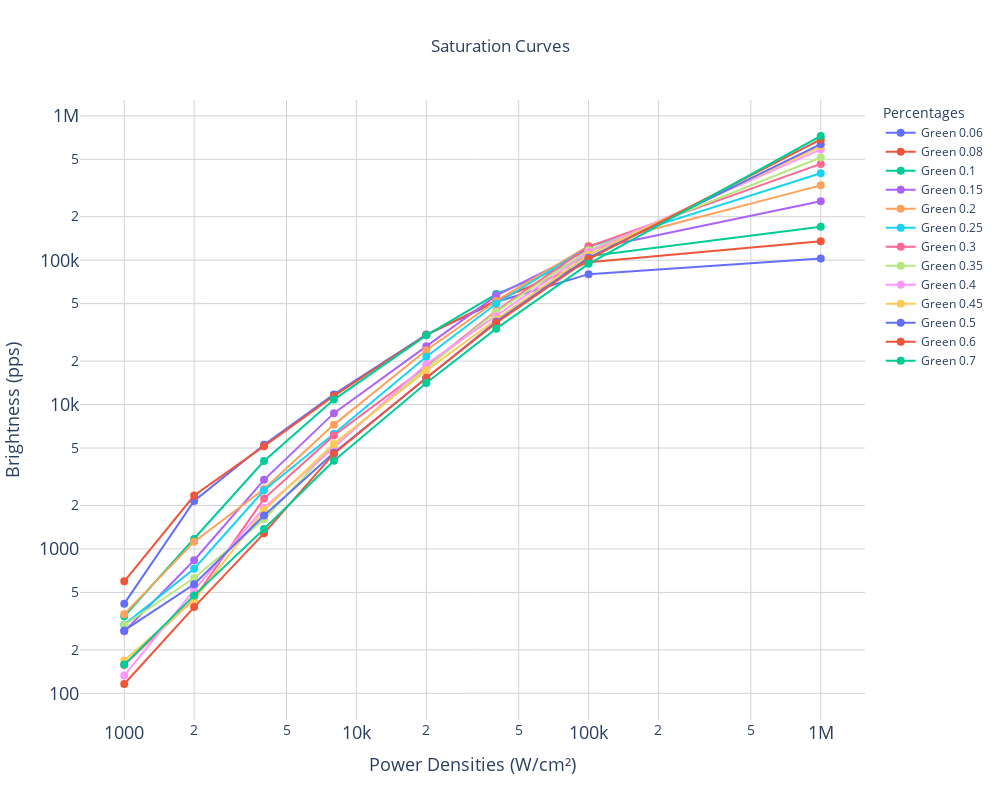

Source (notebook cell):
### Code cell
from SaturationCurves import SaturationPlot

file_path = 'myC_05_10_2024_2.pkl'

with open(file_path, 'rb') as f:
    data = pickle.load(f)

plot = SaturationPlot(data)
plot.generate_plot(output_file='saturation_plot.html')

### Figure 1 — Plotly figure (JSON) as saved in the notebook; plotly's stock layout.template omitted (floating-point values rounded to 4 significant figures)
{"data": [{"marker": {"size": 8}, "mode": "lines+markers", "name": "Green 0.06", "type": "scatter", "x": [1000, 2000, 4000, 8000, 20000, 40000, 100000, 1000000], "y": [418.0, 2147.0, 5273.0, 11750.0, 30560.0, 51330.0, 80050.0, 102800.0]}, {"marker": {"size": 8}, "mode": "lines+markers", "name": "Green 0.08", "type": "scatter", "x": [1000, 2000, 4000, 8000, 20000, 40000, 100000, 1000000], "y": [597.2, 2344.0, 5153.0, 11480.0, 30320.0, 52570.0, 96920.0, 135300.0]}, {"marker": {"size": 8}, "mode": "lines+markers", "name": "Green 0.1", "type": "scatter", "x": [1000, 2000, 4000, 8000, 20000, 40000, 100000, 1000000], "y": [341.6, 1173.0, 4063.0, 10820.0, 30170.0, 58270.0, 106700.0, 170500.0]}, {"marker": {"size": 8}, "mode": "lines+markers", "name": "Green 0.15", "type": "scatter", "x": [1000, 2000, 4000, 8000, 20000, 40000, 100000, 1000000], "y": [268.8, 835.0, 3012.0, 8722.0, 25320.0, 56840.0, 118600.0, 255600.0]}, {"marker": {"size": 8}, "mode": "lines+markers", "name": "Green 0.2", "type": "scatter", "x": [1000, 2000, 4000, 8000, 20000, 40000, 100000, 1000000], "y": [353.4, 1123.0, 2602.0, 7262.0, 23760.0, 52250.0, 125600.0, 329800.0]}, {"marker": {"size": 8}, "mode": "lines+markers", "name": "Green 0.25", "type": "scatter", "x": [1000, 2000, 4000, 8000, 20000, 40000, 100000, 1000000], "y": [299.1, 730.0, 2549.0, 6282.0, 21460.0, 49910.0, 123700.0, 399900.0]}, {"marker": {"size": 8}, "mode": "lines+markers", "name": "Green 0.3", "type": "scatter", "x": [1000, 2000, 4000, 8000, 20000, 40000, 100000, 1000000], "y": [156.8, 452.9, 2234.0, 6107.0, 18280.0, 44560.0, 124300.0, 464500.0]}, {"marker": {"size": 8}, "mode": "lines+markers", "name": "Green 0.35", "type": "scatter", "x": [1000, 2000, 4000, 8000, 20000, 40000, 100000, 1000000], "y": [297.2, 628.8, 1607.0, 5224.0, 17870.0, 43870.0, 117300.0, 514100.0]}, {"marker": {"size": 8}, "mode": "lines+markers", "name": "Green 0.4", "type": "scatter", "x": [1000, 2000, 4000, 8000, 20000, 40000, 100000, 1000000], "y": [133.0, 519.4, 1931.0, 5048.0, 19040.0, 40970.0, 114200.0, 585100.0]}, {"marker": {"size": 8}, "mode": "lines+markers", "name": "Green 0.45", "type": "scatter", "x": [1000, 2000, 4000, 8000, 20000, 40000, 100000, 1000000], "y": [168.8, 442.2, 1855.0, 5342.0, 17200.0, 38850.0, 109200.0, 615500.0]}, {"marker": {"size": 8}, "mode": "lines+markers", "name": "Green 0.5", "type": "scatter", "x": [1000, 2000, 4000, 8000, 20000, 40000, 100000, 1000000], "y": [272.7, 569.4, 1706.0, 4633.0, 15230.0, 37520.0, 104100.0, 636100.0]}, {"marker": {"size": 8}, "mode": "lines+markers", "name": "Green 0.6", "type": "scatter", "x": [1000, 2000, 4000, 8000, 20000, 40000, 100000, 1000000], "y": [116.0, 395.5, 1282.0, 4572.0, 15330.0, 36770.0, 101900.0, 685600.0]}, {"marker": {"size": 8}, "mode": "lines+markers", "name": "Green 0.7", "type": "scatter", "x": [1000, 2000, 4000, 8000, 20000, 40000, 100000, 1000000], "y": [158.1, 476.7, 1373.0, 4082.0, 14090.0, 33570.0, 94320.0, 724700.0]}], "layout": {"height": 800, "legend": {"title": {"text": "Percentages"}}, "title": {"text": "Saturation Curves", "x": 0.5, "y": 0.95}, "width": 1000, "xaxis": {"gridcolor": "lightgrey", "showgrid": true, "tickfont": {"size": 18}, "title": {"font": {"size": 18}, "text": "Power Densities (W/cm²)"}, "type": "log"}, "yaxis": {"gridcolor": "lightgrey", "showgrid": true, "tickfont": {"size": 18}, "title": {"font": {"size": 18}, "text": "Brightness (pps)"}, "type": "log"}}}
